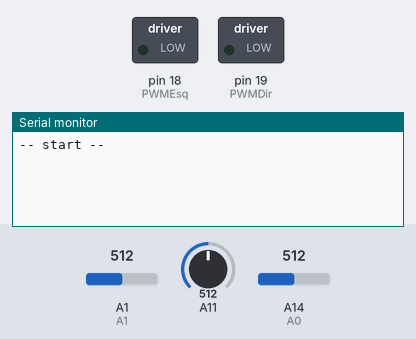
This sketch was run on a simulated Arduino Mega 2560, built with avr-gcc and run on an emulated ATmega2560. Parts: switched loads named in the sketch (green lamp = pin HIGH), the last lines printed to the serial monitor. Inputs (shaded band) come from the test bench; at power-on: A1 = 512, A11 = 512, A14 (A0) = 512.

Above: at 8.8 s.
8.9 s: A1 set to 290
At 9.08 s:
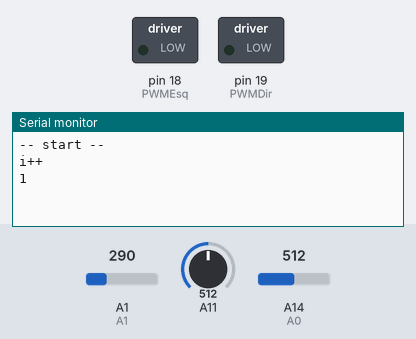
At 10.1 s:
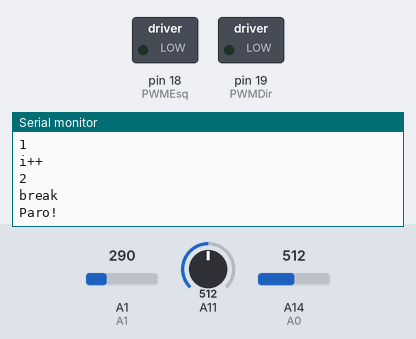

Measured:
- after the input at 8.9 s, the serial monitor: prints a new line at once (image 1)

The sketch:

ifelse.ino
```cpp
#include <analogWrite.h>

#define A0 14
#define A1 27
#define A2 26
#define A3 25

#define IN1 15
#define IN2 2
#define IN3 4
#define IN4 5
#define PWMEsq 18
#define PWMDir  19

#define velocMotorEsq 200
#define VelocMotorDir 200

#define INN 33

int i = 0;

void setup() {
    Serial.begin(9600);
    pinMode(A0, INPUT);
    pinMode(A1, INPUT);
    pinMode(A2, INPUT);
    pinMode(A3, INPUT);

    pinMode(PWMEsq, OUTPUT);
    pinMode(PWMDir, OUTPUT);

    pinMode(INN, INPUT);

    digitalWrite(IN1, HIGH);
    digitalWrite(IN2, LOW);
    digitalWrite(IN3, HIGH);
    digitalWrite(IN4, LOW);

    digitalWrite(35, HIGH);
    digitalWrite(34, HIGH);

}

void loop() {

  Serial.println("-- start --");
  delay(8000);

  while(true)
  {
    /*Serial.print("A0: ");
    Serial.println(analogRead(A0));
    delay(250);
    Serial.print("A1: ");
    Serial.println(analogRead(A1));
    delay(250);
    Serial.print("A2: ");
    Serial.println(analogRead(A2));
    delay(250);
    Serial.print("A3: ");
    Serial.println(analogRead(A3));
    delay(250);*/

    //Serial.print("INN: ");
    //Serial.println(analogRead(INN));

    if(analogRead(A1) < 200 && analogRead(A2) < 200 && analogRead(A0) > 700  && analogRead(A3) > 700)
    {
      motors(200, 200);
      Serial.println("Frente");
    }

    else if(analogRead(A0) < 200 && analogRead(A1) < 200 && analogRead(A2) < 200 && analogRead(A3) < 200)
    {
      motors(200, 200);
      Serial.println("Cruzamento");
    }

    else if(analogRead(A0) > 700 && analogRead(A1) > 700 && analogRead(A2) < 200 && analogRead(A3) < 200)
    {
      motors(50, 200);
      Serial.println("Esquerda média");
    }

    else if(analogRead(A0) < 200 && analogRead(A1) < 200 && analogRead(A2) > 700 && analogRead(A3) > 700)
    {
      motors(200, 50);
      Serial.println("Direita média");
    }

    else if(analogRead(A0) > 700 && analogRead(A1) > 700 && analogRead(A2) > 700 && analogRead(A3) < 200)
    {
      motors(0, 200);
      Serial.println("Esquerda média");
    }

    else if(analogRead(A0) < 200 && analogRead(A1) > 700 && analogRead(A2) > 700 && analogRead(A3) > 700)
    {
      motors(200, 0);
      Serial.println("Direita média");
    }

    else if(analogRead(A0) > 700 && analogRead(A1) < 200 && analogRead(A2) < 200 && analogRead(A3) < 200)
    {
      motors(185, 200);
      Serial.println("Esquerda coisa poka");
    }

    else if(analogRead(A0) < 200 && analogRead(A1) < 200 && analogRead(A2) < 200 && analogRead(A3) > 700)
    {
      motors(200, 185);;
      Serial.println("Direita coisa poka");
    }

    if(analogRead(INN) < 300)
    {
       Serial.println("i++");
       i++;
       Serial.println(i);
       delay(250);
    }

    if(i == 2)
    {
       Serial.println("break");
       break;
    }
  }

  motors(0, 0);
  Serial.println("Paro!");
  delay(60000);
}

void motors(int esq, int dir){
  analogWrite(PWMEsq, esq);
  analogWrite(PWMDir, dir);
}
```
